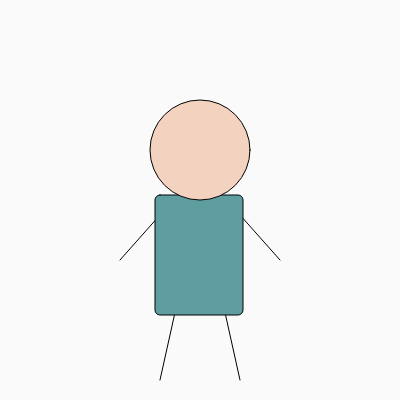
Frame 1 (no input)
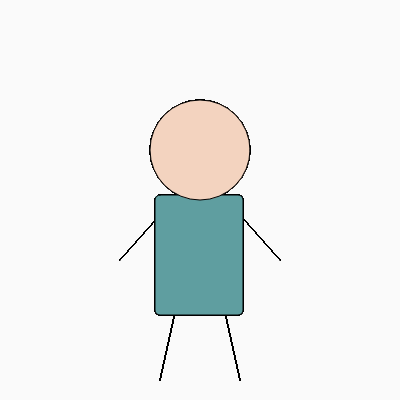
Frame 60 (no input)
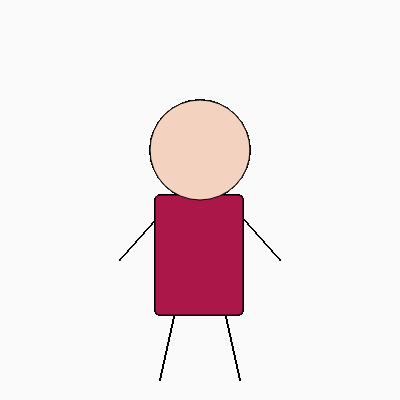
Frame 120 (the mouse pressed at the canvas centre since frame 60)

The p5.js sketch that drew these frames (run headless with seeded random() and noise() and a simulated clock; from frame 60 on, the mouse is pressed at the canvas centre):

// p5.js sketch
// ── sketch.js
//variable eyes & mouth set
var eyes = 1;
var mouth = 1;

function setup() {

//create the backgound colour & size
createCanvas(400, 400);
background(250);

//promopt for number of eyes
eyes = prompt("How many eyes will I have today? (1-3)");
mouth = prompt("How am I feeling today? (Happy or Sad)");
}

function draw() {

//draw the arms & legs
    line (240, 215, 280, 260);
    line (160, 215, 120, 260);
    line (220, 290, 240, 380);
    line (180, 290, 160, 380);

//draw the body (blue or red), based on an IF statement if the mouse is pressed
if (mouseIsPressed){
    fill (171,23,73);
    rect (155, 195, 88, 120,5);
}else{
    fill (95,158,160);
    rect (155, 195, 88, 120, 5);
}
    
//draw the head
    fill (243,211,191);
    ellipse(200, 150, 100, 100);
   
//draw the eyes (1,2 or 3), based on a SWITCH depending on the input for variable eyes
switch (eyes){
    
    case "1":
    fill (255);
    ellipse (200, 130, 30, 30);
    fill (0);
    ellipse (200, 130, 20, 20);
    break;

    case "2":
    fill (255);
    ellipse (180, 145, 30, 30);
    fill (0);
    ellipse (180, 145, 20, 20);
    
    fill(255);
    ellipse (220, 145, 30, 30);
    fill (0);
    ellipse (220, 145, 20, 20);
    break;
    
    case "3":
    fill (255);
    ellipse (180, 145, 25, 25);
    fill (0);
    ellipse (180, 145, 15, 15);
    
    fill (255);
    ellipse (220, 145, 25, 25);
    fill (0);
    ellipse (220, 145, 15, 15);
    
    fill (255);
    ellipse (200, 120, 25, 25);
    fill (0);
    ellipse (200, 120, 15, 15);
    break;
}
//draw the mouth (Happy or Sad), based on a SWITCH depending on the input variable for mouth  
switch (mouth){
    case "Happy":
    fill (0);
    arc (200, 172, 30, 25, 50, PI, + TWO_PI);
    break;
    
    case "Sad":
    fill (0);
    arc (200, 182, 30, 25, PI, + TWO_PI);
    break;
}
}
